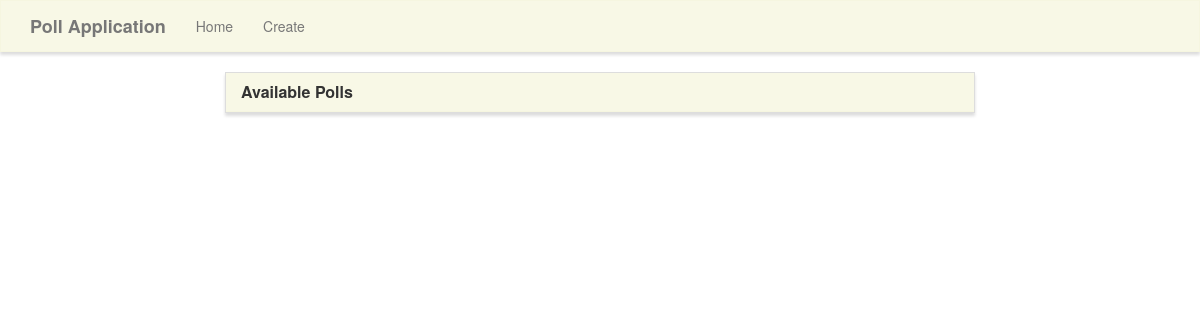
Before: / with the older database file.
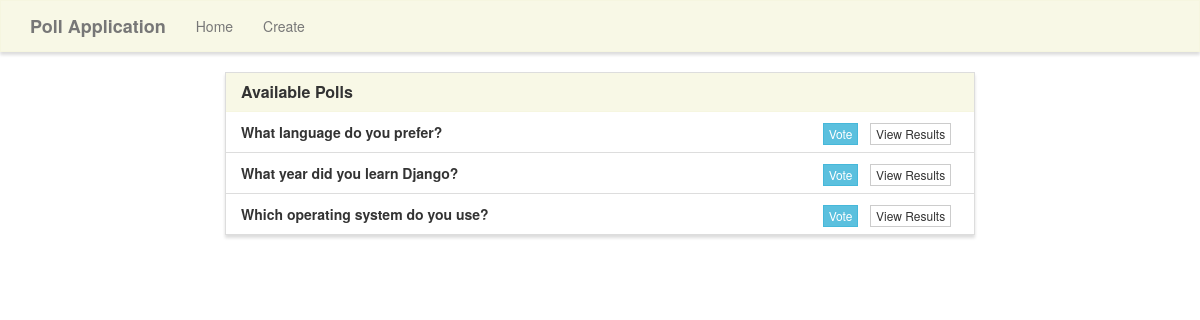
After: the same page with the newer database file.
### poll/models.py (models this page shows, shortened)
class Poll(models.Model):
    question = models.TextField()
    option_one = models.CharField(max_length=100)
    option_two = models.CharField(max_length=100)
    option_three = models.CharField(max_length=100)
    option_one_count = models.IntegerField(default=0)
    option_two_count = models.IntegerField(default=0)
    option_three_count = models.IntegerField(default=0)
    created_at = models.DateTimeField(auto_now_add=True)

### poll/views.py (the view)
# urls.py: 2. Add a URL to urlpatterns:  path('', views.home, name='home')
def home(request):
    polls = Poll.objects.all()
    context = {'polls': polls}
    return render(request, 'home.html', context)

### templates/home.html (shortened to what this page needs)
{% extends "base.html" %}
{% block content %}
<div class="row">
    <div class="col-lg-8 col-lg-offset-2">
        <div class="panel panel-default">
            <div class="panel-heading">
                <h3 class="panel-title">Available Polls</h3>
            </div>
            <ul class="list-group">
                {% for poll in polls %}
                <li class="list-group-item">
                    <strong>{{ poll.question }}</strong>
                    <span class="pull-right">
                        <a href="{% url 'vote' poll.id %}" class="btn btn-info btn-xs">Vote</a> &nbsp;
                        <a href="{% url 'results' poll.id %}" class="btn btn-default btn-xs">View Results</a> &nbsp;
                    </span>
                </li>
                {% endfor %}
            </ul>
        </div>
    </div>
</div>
{% endblock content %}

### templates/base.html (shortened to what this page needs)
{% load static %}
<!DOCTYPE html>
<html lang="en">
    <head>
        <link rel="stylesheet" href="https://maxcdn.bootstrapcdn.com/bootstrap/3.3.7/css/bootstrap.min.css">
        <link rel="stylesheet" type="text/css" href="{% static 'style.css' %}" />
    </head>
    <body>
        <nav class="navbar navbar-default" role="navigation">
            <div class="container">
                <div class="navbar-header">
                    <a class="navbar-brand" href="#">Poll Application</a>
                </div>
                <div class="collapse navbar-collapse navbar-ex1-collapse">
                    <ul class="nav navbar-nav">
                        <li><a href="{% url 'home' %}">Home</a></li>
                        <li><a href="{% url 'create' %}">Create</a></li>
                    </ul>
                </div>
            </div>
        </nav>
        <div class="container">
            {% block content %}
            {% endblock content%}
        </div>
    </body>
</html>

### static/style.css (style rules this page uses)
.navbar-default, .btn, .form-control, .panel { border-radius: 0; }
.navbar-default { background-color: rgba(245, 245, 220, .7); border-color: rgba(245, 245, 220, .6); box-shadow: 0px 3px 3px 0px #ddd; }
.panel-default > .panel-heading { color: #333; background-color: rgba(245, 245, 220, .7); border-color: rgba(245, 245, 220, .6); border-top-left-radius: 0; border-top-right-radius: 0; }
.panel { box-shadow: 0px 3px 3px 0px #ddd; }
a.navbar-brand, .panel-title { font-weight: bolder; }

Changed rows visible on the page:
added Poll: question "What language do you prefer?"
added Poll: question "What year did you learn Django?"
added Poll: question "Which operating system do you use?"
